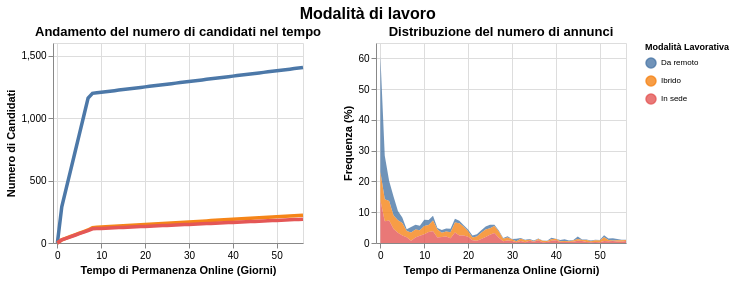

Write a Vega-Lite specification for this figure.
### Vega-Lite specification from a JSON file in a GitHub repository (floating-point values rounded to 4 significant figures; data arrays with more than 128 entries replaced by an {"elided": "..."} marker saying what was removed)
{"$schema": "https://vega.github.io/schema/vega-lite/v5.17.0.json", "config": {"view": {"continuousHeight": 300, "continuousWidth": 300}}, "datasets": {"data-22c6b50375f5cb4e161eeac9c1939d2a": {"elided": "171 records"}, "data-75c7ceb4ca3d5077293c34fdf855ed71": {"elided": "171 records"}}, "hconcat": [{"data": {"name": "data-22c6b50375f5cb4e161eeac9c1939d2a"}, "encoding": {"color": {"field": "Tipo", "type": "nominal"}, "x": {"axis": {"title": "Tempo di Permanenza Online (Giorni)"}, "field": "Giorni", "scale": {"domain": [-1, 56]}, "type": "quantitative"}, "y": {"axis": {"title": "Numero di Candidati"}, "field": "Crescita", "type": "quantitative"}}, "height": 200, "mark": {"size": 3.5, "type": "line"}, "title": "Andamento del numero di candidati nel tempo", "transform": [{"filter": {"param": "param_23"}}], "width": 250}, {"data": {"name": "data-75c7ceb4ca3d5077293c34fdf855ed71"}, "encoding": {"color": {"field": "Tipo", "legend": {"labelFontSize": 8, "symbolSize": 100, "title": "Modalità Lavorativa", "titleFontSize": 9}, "type": "nominal"}, "x": {"axis": {"title": "Tempo di Permanenza Online (Giorni)"}, "field": "Giorni", "scale": {"domain": [-1, 56]}, "type": "quantitative"}, "y": {"axis": {"title": "Frequenza (%)"}, "field": "Frequenza", "type": "quantitative"}}, "height": 200, "mark": {"opacity": 0.8, "type": "area"}, "name": "view_13", "title": "Distribuzione del numero di annunci", "width": 250}], "params": [{"name": "param_23", "select": {"encodings": ["x"], "type": "interval"}, "views": ["view_13"]}], "resolve": {"scale": {"y": "independent"}}, "title": {"anchor": "middle", "fontSize": 16, "text": "Modalità di lavoro"}}
